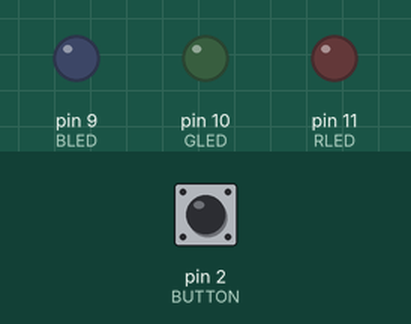
Simulated run of this sketch. Board: Arduino Uno, built with avr-gcc and run on an emulated ATmega328P. Shown: output pins drawn as LEDs (lit = HIGH). The inputs (shaded band) are chosen by the test bench; at power-on: pin 2 (BUTTON) LOW.

Above: at 1.2 s.
1.3 s: pin 2 (BUTTON) pulled HIGH for 0.15 s
At 2.0 s:
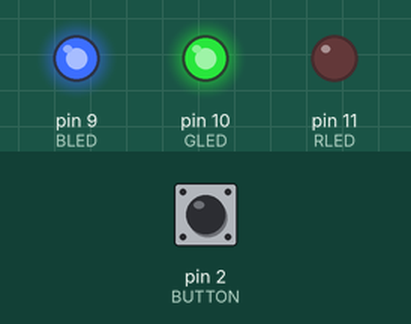
2.9 s: pin 2 (BUTTON) pulled HIGH for 1 s
At 3.2 s:
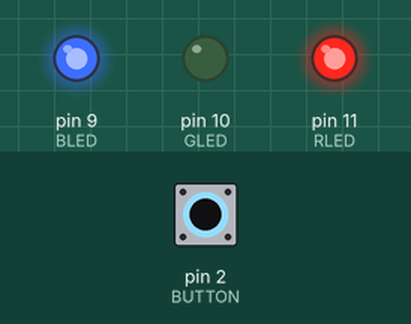
5.4 s: pin 2 (BUTTON) pulled HIGH for 0.15 s
At 6.3 s:
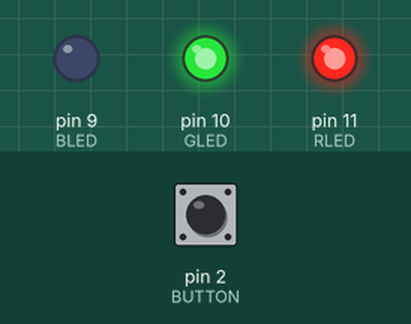
7.0 s: pin 2 (BUTTON) pulled HIGH for 3.2 s
At 7.5 s:
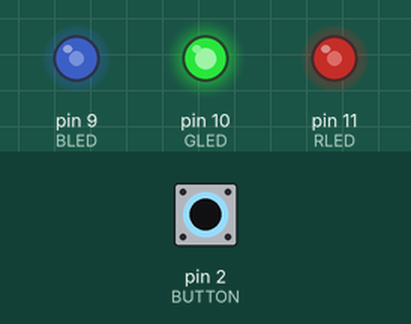
11.7 s: pin 2 (BUTTON) pulled HIGH for 0.15 s
At 12.3 s:
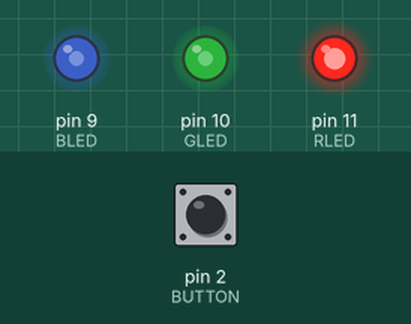
13.3 s: pin 2 (BUTTON) pulled HIGH for 1 s
At 14.7 s:
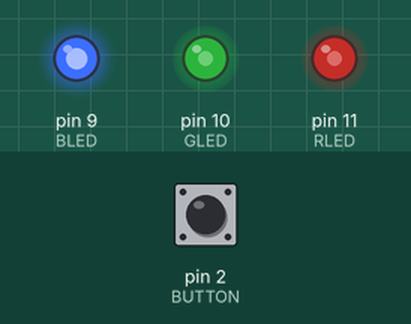
Timing chart, 0 to 16.3 s (numbered marks = the images above; inputs shaded):
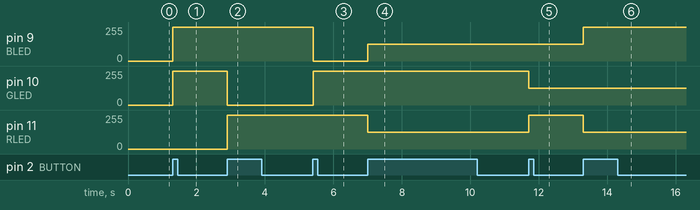

Measured:
- after the input at 1.3 s, pin 9 (BLED), pin 10 (GLED): 0/255 → 255/255 at once
- after the input at 2.9 s, pin 10 (GLED): 255/255 → 0/255 at once; pin 11 (RLED): 0/255 → 255/255 at once
- after the input at 5.4 s, pin 9 (BLED): 255/255 → 0/255 at once; pin 10 (GLED): 0/255 → 255/255 at once
- after the input at 7.0 s, pin 9 (BLED): 0/255 → 127/255 at once; pin 11 (RLED): 255/255 → 127/255 at once
- after the input at 11.7 s, pin 10 (GLED): 255/255 → 127/255 at once; pin 11 (RLED): 127/255 → 255/255 at once
- after the input at 13.3 s, pin 9 (BLED): 127/255 → 255/255 at once; pin 11 (RLED): 255/255 → 127/255 at once

The sketch:

rgb_nightlight.ino
```cpp
// (licence header left out)
const int BLED=9;      // Blue LED Cathode on Pin 9
const int GLED=10;     // Green LED Cathode on Pin 10
const int RLED=11;     // Red LED Cathode on Pin 11
const int BUTTON=2;    // The Button is connected to pin 2

boolean lastButton = LOW;    // Last Button State
boolean currentButton = LOW; // Current Button State
int ledMode = 0;             // Cycle between LED states

void setup()
{
  pinMode (BLED, OUTPUT);   // Set Blue LED as Output
  pinMode (GLED, OUTPUT);   // Set Green LED as Output
  pinMode (RLED, OUTPUT);   // Set Red LED as Output
  pinMode (BUTTON, INPUT);  // Set button as input (not required)
}

/*
* Debouncing Function
* Pass it the previous button state,
* and get back the current debounced button state.
*/
boolean debounce(boolean last)
{
  boolean current = digitalRead(BUTTON);       // Read the button state
  if (last != current)                         // If it's different...
  {
    delay(5);                                  // Wait 5ms
    current = digitalRead(BUTTON);             // Read it again
  }
  return current;                              // Return the current value
}

/*
* LED Mode Selection
* Pass a number for the LED state and set it accordingly
* Note, since the RGB LED is COMMON ANODE, you must set the
* cathode pin for each color LOW for that color to turn ON.
*/
void setMode(int mode)
{
  //RED
  if (mode == 1)
  {
    digitalWrite(RLED, LOW);
    digitalWrite(GLED, HIGH);
    digitalWrite(BLED, HIGH);
  }
  //GREEN
  else if (mode == 2)
  {
    digitalWrite(RLED, HIGH);
    digitalWrite(GLED, LOW);
    digitalWrite(BLED, HIGH);
  }
  //BLUE
  else if (mode == 3)
  {
    digitalWrite(RLED, HIGH);
    digitalWrite(GLED, HIGH);
    digitalWrite(BLED, LOW);
  }
  //PURPLE (RED+BLUE)
  else if (mode == 4)
  {
    analogWrite(RLED, 127);
    analogWrite(GLED, 255);
    analogWrite(BLED, 127);
  }
  //TEAL (BLUE+GREEN)
  else if (mode == 5)
  {
    analogWrite(RLED, 255);
    analogWrite(GLED, 127);
    analogWrite(BLED, 127);
  }
  //ORANGE (GREEN+RED)
  else if (mode == 6)
  {
    analogWrite(RLED, 127);
    analogWrite(GLED, 127);
    analogWrite(BLED, 255);
  }
  //WHITE (GREEN+RED+BLUE)
  else if (mode == 7)
  {
    analogWrite(RLED, 170);
    analogWrite(GLED, 170);
    analogWrite(BLED, 170);
  }
  //OFF (mode = 0)
  else
  {
    digitalWrite(RLED, LOW);
    digitalWrite(GLED, LOW);
    digitalWrite(BLED, LOW);
  }
}

void loop()
{
  currentButton = debounce(lastButton);           // Read debounced state
  if (lastButton == LOW && currentButton == HIGH) // If it was pressed...
  {
    ledMode++;                                    // Increment the LED value
  }
  lastButton = currentButton;                     // Reset button value
  // If you’ve cycled through the different options,
  // reset the counter to 0
  if (ledMode == 8) ledMode = 0;
  setMode(ledMode);                               // Change the LED state
}
```
